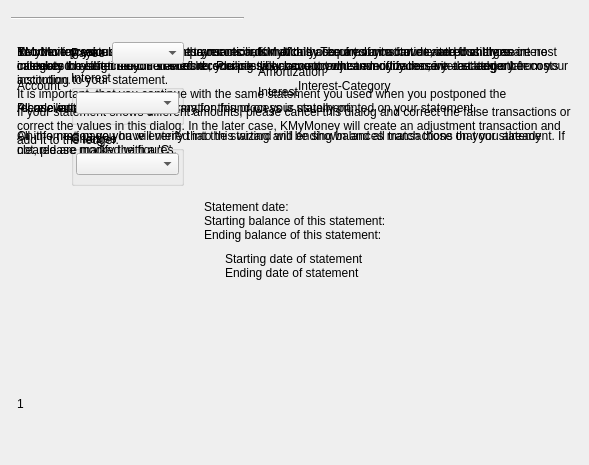
<?xml version="1.0" encoding="UTF-8"?>
<ui version="4.0">
 <class>KEndingBalanceDlgDecl</class>
 <widget class="Q3Wizard" name="KEndingBalanceDlgDecl">
  <property name="geometry">
   <rect>
    <x>0</x>
    <y>0</y>
    <width>589</width>
    <height>465</height>
   </rect>
  </property>
  <property name="windowTitle">
   <string>Reconciliation Wizard</string>
  </property>
  <widget class="QWidget" name="m_startPageCheckings">
   <property name="geometry">
    <rect>
     <x>6</x>
     <y>34</y>
     <width>577</width>
     <height>388</height>
    </rect>
   </property>
   <attribute name="title">
    <string>General Information</string>
   </attribute>
   <layout class="QVBoxLayout">
    <property name="spacing">
     <number>6</number>
    </property>
    <property name="margin">
     <number>11</number>
    </property>
    <item>
     <widget class="QLabel" name="TextLabel6">
      <property name="text">
       <string>Reconciling your account ensures your records match those of your institution, and that there are no mistakes on either side. You should reconcile your account whenever you receive a statement from your institution.

All relevant information necessary for this process is usually printed on your statement.

On the next page you will verify that the starting and ending balances match those on your statement. If not, please modify the figures.</string>
      </property>
      <property name="alignment">
       <set>Qt::AlignTop</set>
      </property>
      <property name="wordWrap">
       <bool>true</bool>
      </property>
     </widget>
    </item>
   </layout>
  </widget>
  <widget class="QWidget" name="m_startPageLoan">
   <property name="geometry">
    <rect>
     <x>6</x>
     <y>34</y>
     <width>577</width>
     <height>388</height>
    </rect>
   </property>
   <attribute name="title">
    <string>General Information</string>
   </attribute>
   <layout class="QVBoxLayout">
    <property name="spacing">
     <number>6</number>
    </property>
    <property name="margin">
     <number>11</number>
    </property>
    <item>
     <widget class="QLabel" name="TextLabel7">
      <property name="text">
       <string>KMyMoney calculates your loan payments automatically. The amounts can deviate from those calculated by the creditor. Therefore, you possibly have to adjust amortization, interest and other costs according to your statement.

Please enter the following information found on your statement:</string>
      </property>
      <property name="alignment">
       <set>Qt::AlignTop</set>
      </property>
      <property name="wordWrap">
       <bool>true</bool>
      </property>
     </widget>
    </item>
    <item>
     <spacer name="Spacer11">
      <property name="orientation">
       <enum>Qt::Vertical</enum>
      </property>
      <property name="sizeType">
       <enum>QSizePolicy::Expanding</enum>
      </property>
      <property name="sizeHint" stdset="0">
       <size>
        <width>0</width>
        <height>19</height>
       </size>
      </property>
     </spacer>
    </item>
    <item>
     <layout class="QHBoxLayout">
      <property name="spacing">
       <number>6</number>
      </property>
      <property name="margin">
       <number>0</number>
      </property>
      <item>
       <spacer name="Spacer10">
        <property name="orientation">
         <enum>Qt::Horizontal</enum>
        </property>
        <property name="sizeType">
         <enum>QSizePolicy::Expanding</enum>
        </property>
        <property name="sizeHint" stdset="0">
         <size>
          <width>42</width>
          <height>0</height>
         </size>
        </property>
       </spacer>
      </item>
      <item>
       <layout class="QGridLayout">
        <property name="margin">
         <number>0</number>
        </property>
        <property name="spacing">
         <number>0</number>
        </property>
        <item row="0" column="1">
         <widget class="kMyMoneyDateInput" name="m_startDateEdit"/>
        </item>
        <item row="1" column="0">
         <widget class="QLabel" name="TextLabel3_2">
          <property name="text">
           <string>Ending date of statement</string>
          </property>
          <property name="wordWrap">
           <bool>false</bool>
          </property>
         </widget>
        </item>
        <item row="1" column="1">
         <widget class="kMyMoneyDateInput" name="m_endDateEdit"/>
        </item>
        <item row="0" column="0">
         <widget class="QLabel" name="TextLabel2_2">
          <property name="text">
           <string>Starting date of statement</string>
          </property>
          <property name="wordWrap">
           <bool>false</bool>
          </property>
         </widget>
        </item>
       </layout>
      </item>
      <item>
       <spacer name="Spacer9_2">
        <property name="orientation">
         <enum>Qt::Horizontal</enum>
        </property>
        <property name="sizeType">
         <enum>QSizePolicy::Expanding</enum>
        </property>
        <property name="sizeHint" stdset="0">
         <size>
          <width>44</width>
          <height>0</height>
         </size>
        </property>
       </spacer>
      </item>
     </layout>
    </item>
    <item>
     <spacer name="Spacer12">
      <property name="orientation">
       <enum>Qt::Vertical</enum>
      </property>
      <property name="sizeType">
       <enum>QSizePolicy::Expanding</enum>
      </property>
      <property name="sizeHint" stdset="0">
       <size>
        <width>0</width>
        <height>20</height>
       </size>
      </property>
     </spacer>
    </item>
   </layout>
  </widget>
  <widget class="QWidget" name="m_checkPaymentsPage">
   <property name="geometry">
    <rect>
     <x>6</x>
     <y>34</y>
     <width>577</width>
     <height>388</height>
    </rect>
   </property>
   <attribute name="title">
    <string>Verify payments</string>
   </attribute>
   <layout class="QVBoxLayout">
    <property name="spacing">
     <number>6</number>
    </property>
    <property name="margin">
     <number>11</number>
    </property>
    <item>
     <widget class="QLabel" name="m_loanOverview">
      <property name="text">
       <string>1</string>
      </property>
      <property name="alignment">
       <set>Qt::AlignTop</set>
      </property>
      <property name="wordWrap">
       <bool>true</bool>
      </property>
     </widget>
    </item>
    <item>
     <layout class="QHBoxLayout">
      <property name="spacing">
       <number>6</number>
      </property>
      <property name="margin">
       <number>0</number>
      </property>
      <item>
       <spacer name="Spacer13">
        <property name="orientation">
         <enum>Qt::Horizontal</enum>
        </property>
        <property name="sizeType">
         <enum>QSizePolicy::Expanding</enum>
        </property>
        <property name="sizeHint" stdset="0">
         <size>
          <width>51</width>
          <height>0</height>
         </size>
        </property>
       </spacer>
      </item>
      <item>
       <layout class="QGridLayout">
        <property name="margin">
         <number>0</number>
        </property>
        <property name="spacing">
         <number>6</number>
        </property>
        <item row="0" column="0">
         <widget class="QLabel" name="TextLabel1">
          <property name="text">
           <string>Amortization</string>
          </property>
          <property name="wordWrap">
           <bool>false</bool>
          </property>
         </widget>
        </item>
        <item row="0" column="1">
         <widget class="kMyMoneyEdit" name="m_amortizationTotalEdit"/>
        </item>
        <item row="1" column="0">
         <widget class="QLabel" name="TextLabel2_3">
          <property name="text">
           <string>Interest</string>
          </property>
          <property name="wordWrap">
           <bool>false</bool>
          </property>
         </widget>
        </item>
        <item row="1" column="1">
         <widget class="kMyMoneyEdit" name="m_interestTotalEdit"/>
        </item>
       </layout>
      </item>
      <item>
       <spacer name="Spacer14">
        <property name="orientation">
         <enum>Qt::Horizontal</enum>
        </property>
        <property name="sizeType">
         <enum>QSizePolicy::Expanding</enum>
        </property>
        <property name="sizeHint" stdset="0">
         <size>
          <width>71</width>
          <height>0</height>
         </size>
        </property>
       </spacer>
      </item>
     </layout>
    </item>
    <item>
     <widget class="QLabel" name="TextLabel4_2">
      <property name="text">
       <string>If your statement shows different amounts, please cancel this dialog and correct the false transactions or correct the values in this dialog. In the later case, KMyMoney will create an adjustment transaction and add it to the ledger.</string>
      </property>
      <property name="alignment">
       <set>Qt::AlignTop</set>
      </property>
      <property name="wordWrap">
       <bool>true</bool>
      </property>
     </widget>
    </item>
    <item>
     <spacer name="Spacer15">
      <property name="orientation">
       <enum>Qt::Vertical</enum>
      </property>
      <property name="sizeType">
       <enum>QSizePolicy::Expanding</enum>
      </property>
      <property name="sizeHint" stdset="0">
       <size>
        <width>0</width>
        <height>19</height>
       </size>
      </property>
     </spacer>
    </item>
   </layout>
  </widget>
  <widget class="QWidget" name="m_adjustmentTransactionPage">
   <property name="geometry">
    <rect>
     <x>6</x>
     <y>34</y>
     <width>577</width>
     <height>388</height>
    </rect>
   </property>
   <attribute name="title">
    <string>Adjustment transaction</string>
   </attribute>
   <layout class="QVBoxLayout">
    <property name="spacing">
     <number>6</number>
    </property>
    <property name="margin">
     <number>11</number>
    </property>
    <item>
     <widget class="QLabel" name="TextLabel5_2">
      <property name="text">
       <string>In order to create the adjustment transaction, KMyMoney requires an account and possibly an interest category to assign the differences to. Please select an account and - if necessary - a category.</string>
      </property>
      <property name="alignment">
       <set>Qt::AlignTop</set>
      </property>
      <property name="wordWrap">
       <bool>true</bool>
      </property>
     </widget>
    </item>
    <item>
     <layout class="QHBoxLayout">
      <property name="spacing">
       <number>6</number>
      </property>
      <property name="margin">
       <number>0</number>
      </property>
      <item>
       <layout class="QVBoxLayout">
        <property name="spacing">
         <number>6</number>
        </property>
        <property name="margin">
         <number>0</number>
        </property>
        <item>
         <widget class="QLabel" name="TextLabel7_2">
          <property name="text">
           <string>Account</string>
          </property>
          <property name="wordWrap">
           <bool>false</bool>
          </property>
          <property name="buddy">
           <cstring>m_accountEdit</cstring>
          </property>
         </widget>
        </item>
        <item>
         <widget class="kMyMoneyAccountSelector" name="m_accountEdit" native="true"/>
        </item>
       </layout>
      </item>
      <item>
       <layout class="QVBoxLayout">
        <property name="spacing">
         <number>6</number>
        </property>
        <property name="margin">
         <number>0</number>
        </property>
        <item>
         <widget class="QLabel" name="TextLabel6_2">
          <property name="text">
           <string>Interest-Category</string>
          </property>
          <property name="wordWrap">
           <bool>false</bool>
          </property>
          <property name="buddy">
           <cstring>m_categoryEdit</cstring>
          </property>
         </widget>
        </item>
        <item>
         <widget class="kMyMoneyAccountSelector" name="m_categoryEdit" native="true"/>
        </item>
       </layout>
      </item>
     </layout>
    </item>
    <item>
     <spacer name="Spacer16">
      <property name="orientation">
       <enum>Qt::Vertical</enum>
      </property>
      <property name="sizeType">
       <enum>QSizePolicy::Expanding</enum>
      </property>
      <property name="sizeHint" stdset="0">
       <size>
        <width>0</width>
        <height>25</height>
       </size>
      </property>
     </spacer>
    </item>
   </layout>
  </widget>
  <widget class="QWidget" name="m_pagePreviousPostpone">
   <property name="geometry">
    <rect>
     <x>6</x>
     <y>34</y>
     <width>577</width>
     <height>388</height>
    </rect>
   </property>
   <attribute name="title">
    <string>Restarting postponed reconciliation</string>
   </attribute>
   <layout class="QVBoxLayout">
    <property name="spacing">
     <number>6</number>
    </property>
    <property name="margin">
     <number>11</number>
    </property>
    <item>
     <widget class="QLabel" name="TextLabel8">
      <property name="text">
       <string>You have previously postponed the reconciliation of this account. If you have entered charges or interests the last time you started reconciling this account you can modify these in the ledger later on.

It is important, that you continue with the same statement you used when you postponed the reconciliation.

All information you have entered into this wizard will be shown and all transactions that you already cleared are marked with a 'C'.</string>
      </property>
      <property name="alignment">
       <set>Qt::AlignTop</set>
      </property>
      <property name="wordWrap">
       <bool>true</bool>
      </property>
     </widget>
    </item>
   </layout>
  </widget>
  <widget class="QWidget" name="m_statementInfoPageCheckings">
   <property name="geometry">
    <rect>
     <x>6</x>
     <y>34</y>
     <width>577</width>
     <height>388</height>
    </rect>
   </property>
   <attribute name="title">
    <string>Statement Information</string>
   </attribute>
   <layout class="QVBoxLayout">
    <item>
     <widget class="K3ActiveLabel" name="m_enterInformationLabel" native="true">
      <property name="text" stdset="0">
       <string>x</string>
      </property>
     </widget>
    </item>
    <item>
     <spacer name="Spacer4">
      <property name="orientation">
       <enum>Qt::Vertical</enum>
      </property>
      <property name="sizeType">
       <enum>QSizePolicy::Expanding</enum>
      </property>
      <property name="sizeHint" stdset="0">
       <size>
        <width>20</width>
        <height>50</height>
       </size>
      </property>
     </spacer>
    </item>
    <item>
     <layout class="QHBoxLayout">
      <property name="spacing">
       <number>6</number>
      </property>
      <property name="margin">
       <number>0</number>
      </property>
      <item>
       <spacer name="Spacer3">
        <property name="orientation">
         <enum>Qt::Horizontal</enum>
        </property>
        <property name="sizeType">
         <enum>QSizePolicy::Expanding</enum>
        </property>
        <property name="sizeHint" stdset="0">
         <size>
          <width>42</width>
          <height>0</height>
         </size>
        </property>
       </spacer>
      </item>
      <item>
       <layout class="QGridLayout">
        <property name="margin">
         <number>0</number>
        </property>
        <property name="spacing">
         <number>0</number>
        </property>
        <item row="0" column="0">
         <widget class="QLabel" name="TextLabel3">
          <property name="text">
           <string>Statement date:</string>
          </property>
          <property name="wordWrap">
           <bool>false</bool>
          </property>
         </widget>
        </item>
        <item row="0" column="1">
         <widget class="kMyMoneyDateInput" name="m_statementDate"/>
        </item>
        <item row="1" column="0">
         <widget class="QLabel" name="TextLabel2">
          <property name="text">
           <string>Starting balance of this statement:</string>
          </property>
          <property name="wordWrap">
           <bool>false</bool>
          </property>
         </widget>
        </item>
        <item row="1" column="1">
         <widget class="kMyMoneyEdit" name="m_previousBalance"/>
        </item>
        <item row="2" column="0">
         <widget class="QLabel" name="TextLabel4">
          <property name="text">
           <string>Ending balance of this statement:</string>
          </property>
          <property name="wordWrap">
           <bool>false</bool>
          </property>
         </widget>
        </item>
        <item row="2" column="1">
         <widget class="kMyMoneyEdit" name="m_endingBalance"/>
        </item>
       </layout>
      </item>
      <item>
       <spacer name="Spacer2">
        <property name="orientation">
         <enum>Qt::Horizontal</enum>
        </property>
        <property name="sizeType">
         <enum>QSizePolicy::Expanding</enum>
        </property>
        <property name="sizeHint" stdset="0">
         <size>
          <width>46</width>
          <height>0</height>
         </size>
        </property>
       </spacer>
      </item>
     </layout>
    </item>
    <item>
     <spacer name="Spacer5">
      <property name="orientation">
       <enum>Qt::Vertical</enum>
      </property>
      <property name="sizeType">
       <enum>QSizePolicy::Expanding</enum>
      </property>
      <property name="sizeHint" stdset="0">
       <size>
        <width>16</width>
        <height>87</height>
       </size>
      </property>
     </spacer>
    </item>
    <item>
     <widget class="QLabel" name="m_lastStatementDate">
      <property name="text">
       <string>1</string>
      </property>
      <property name="wordWrap">
       <bool>false</bool>
      </property>
     </widget>
    </item>
   </layout>
  </widget>
  <widget class="QWidget" name="m_interestChargeCheckings">
   <attribute name="title">
    <string>Interest / Charges</string>
   </attribute>
   <layout class="QVBoxLayout">
    <item>
     <widget class="K3ActiveLabel" name="kActiveLabel1" native="true">
      <property name="text" stdset="0">
       <string>If necessary, enter information about interest or charges here. KMyMoney will create transactions and cleares them directly for you.</string>
      </property>
     </widget>
    </item>
    <item>
     <widget class="Line" name="Line2">
      <property name="frameShape">
       <enum>QFrame::HLine</enum>
      </property>
      <property name="frameShadow">
       <enum>QFrame::Sunken</enum>
      </property>
     </widget>
    </item>
    <item>
     <spacer name="Spacer8">
      <property name="orientation">
       <enum>Qt::Vertical</enum>
      </property>
      <property name="sizeType">
       <enum>QSizePolicy::Expanding</enum>
      </property>
      <property name="sizeHint" stdset="0">
       <size>
        <width>16</width>
        <height>16</height>
       </size>
      </property>
     </spacer>
    </item>
    <item>
     <layout class="QHBoxLayout">
      <item>
       <spacer name="Spacer7">
        <property name="orientation">
         <enum>Qt::Horizontal</enum>
        </property>
        <property name="sizeType">
         <enum>QSizePolicy::Expanding</enum>
        </property>
        <property name="sizeHint" stdset="0">
         <size>
          <width>60</width>
          <height>20</height>
         </size>
        </property>
       </spacer>
      </item>
      <item>
       <layout class="QVBoxLayout">
        <item>
         <layout class="QHBoxLayout">
          <item>
           <widget class="QLabel" name="textLabel1">
            <property name="sizePolicy">
             <sizepolicy hsizetype="Minimum" vsizetype="Preferred">
              <horstretch>0</horstretch>
              <verstretch>0</verstretch>
             </sizepolicy>
            </property>
            <property name="text">
             <string>Payee</string>
            </property>
            <property name="wordWrap">
             <bool>false</bool>
            </property>
           </widget>
          </item>
          <item>
           <widget class="KMyMoneyPayeeCombo" name="m_payeeEdit">
            <property name="sizePolicy">
             <sizepolicy hsizetype="Preferred" vsizetype="Fixed">
              <horstretch>1</horstretch>
              <verstretch>0</verstretch>
             </sizepolicy>
            </property>
           </widget>
          </item>
         </layout>
        </item>
        <item>
         <widget class="Q3GroupBox" name="groupBox1">
          <property name="title">
           <string>Interest</string>
          </property>
          <layout class="QVBoxLayout">
           <property name="margin">
            <number>2</number>
           </property>
           <item>
            <widget class="KMyMoneyCategory" name="m_interestCategoryEdit">
             <property name="sizePolicy">
              <sizepolicy hsizetype="Preferred" vsizetype="Fixed">
               <horstretch>0</horstretch>
               <verstretch>0</verstretch>
              </sizepolicy>
             </property>
            </widget>
           </item>
           <item>
            <layout class="QHBoxLayout">
             <item>
              <widget class="kMyMoneyEdit" name="m_interestEdit">
               <property name="resetButtonVisibility" stdset="0">
                <bool>false</bool>
               </property>
              </widget>
             </item>
             <item>
              <widget class="kMyMoneyDateInput" name="m_interestDateEdit"/>
             </item>
            </layout>
           </item>
          </layout>
         </widget>
        </item>
        <item>
         <widget class="Q3GroupBox" name="groupBox2">
          <property name="title">
           <string>Charges</string>
          </property>
          <layout class="QVBoxLayout">
           <property name="margin">
            <number>2</number>
           </property>
           <item>
            <widget class="KMyMoneyCategory" name="m_chargesCategoryEdit">
             <property name="sizePolicy">
              <sizepolicy hsizetype="Preferred" vsizetype="Fixed">
               <horstretch>0</horstretch>
               <verstretch>0</verstretch>
              </sizepolicy>
             </property>
            </widget>
           </item>
           <item>
            <layout class="QHBoxLayout">
             <item>
              <widget class="kMyMoneyEdit" name="m_chargesEdit">
               <property name="resetButtonVisibility" stdset="0">
                <bool>false</bool>
               </property>
              </widget>
             </item>
             <item>
              <widget class="kMyMoneyDateInput" name="m_chargesDateEdit"/>
             </item>
            </layout>
           </item>
          </layout>
         </widget>
        </item>
       </layout>
      </item>
      <item>
       <spacer name="Spacer6">
        <property name="orientation">
         <enum>Qt::Horizontal</enum>
        </property>
        <property name="sizeType">
         <enum>QSizePolicy::Expanding</enum>
        </property>
        <property name="sizeHint" stdset="0">
         <size>
          <width>60</width>
          <height>20</height>
         </size>
        </property>
       </spacer>
      </item>
     </layout>
    </item>
    <item>
     <spacer name="Spacer9">
      <property name="orientation">
       <enum>Qt::Vertical</enum>
      </property>
      <property name="sizeType">
       <enum>QSizePolicy::Expanding</enum>
      </property>
      <property name="sizeHint" stdset="0">
       <size>
        <width>16</width>
        <height>16</height>
       </size>
      </property>
     </spacer>
    </item>
   </layout>
  </widget>
 </widget>
 <layoutdefault spacing="6" margin="11"/>
 <customwidgets>
  <customwidget>
   <class>Q3GroupBox</class>
   <extends>QGroupBox</extends>
   <header>Qt3Support/Q3GroupBox</header>
   <container>1</container>
  </customwidget>
  <customwidget>
   <class>Q3Wizard</class>
   <extends>QDialog</extends>
   <header>q3wizard.h</header>
   <container>1</container>
  </customwidget>
  <customwidget>
   <class>KComboBox</class>
   <extends>QComboBox</extends>
   <header>kcombobox.h</header>
  </customwidget>
  <customwidget>
   <class>kMyMoneyDateInput</class>
   <extends>QFrame</extends>
   <header>kmymoneydateinput.h</header>
  </customwidget>
  <customwidget>
   <class>KMyMoneyCategory</class>
   <extends>KComboBox</extends>
   <header>kmymoneycategory.h</header>
  </customwidget>
  <customwidget>
   <class>kMyMoneyEdit</class>
   <extends>QFrame</extends>
   <header>kmymoneyedit.h</header>
  </customwidget>
  <customwidget>
   <class>KMyMoneyPayeeCombo</class>
   <extends>KComboBox</extends>
   <header>kmymoneymvccombo.h</header>
   <container>1</container>
  </customwidget>
  <customwidget>
   <class>kMyMoneyAccountSelector</class>
   <extends>QWidget</extends>
   <header>kmymoneyaccountselector.h</header>
  </customwidget>
  <customwidget>
   <class>K3ActiveLabel</class>
   <extends>QWidget</extends>
   <header>k3activelabel.h</header>
  </customwidget>
 </customwidgets>
 <resources/>
 <connections/>
</ui>
